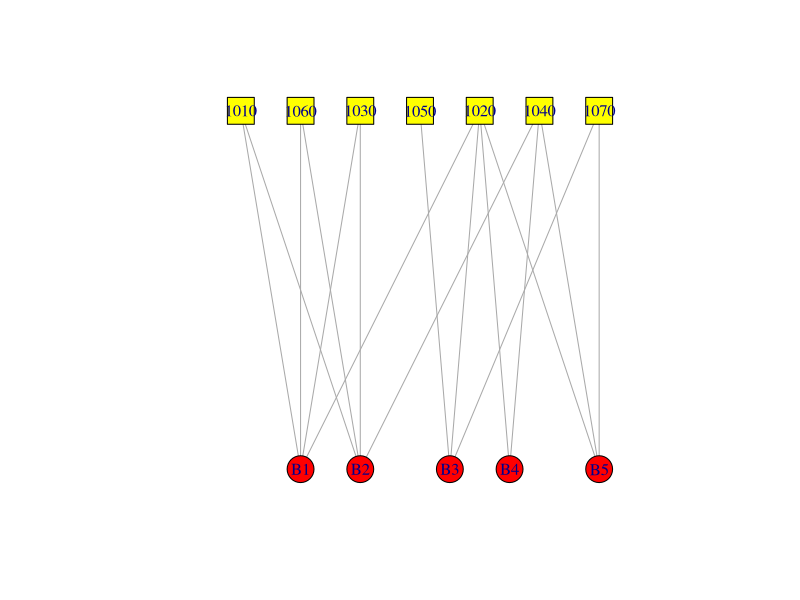
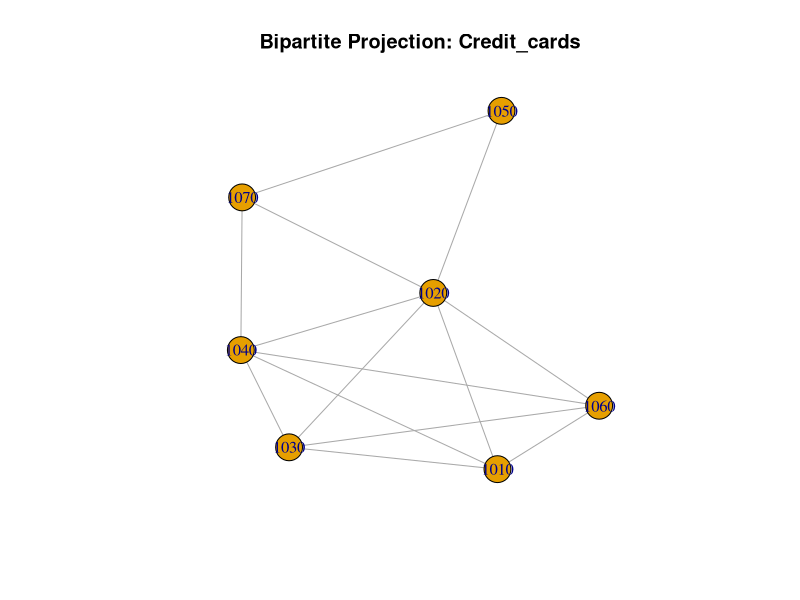
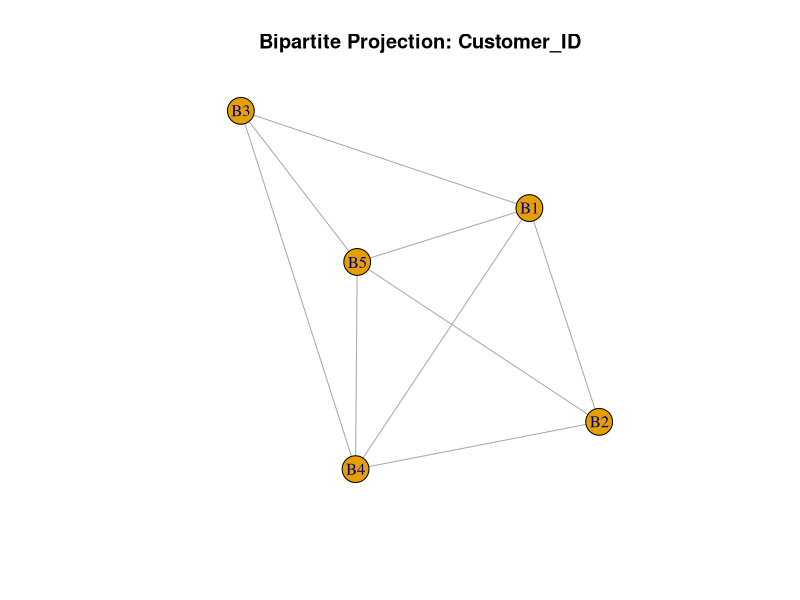
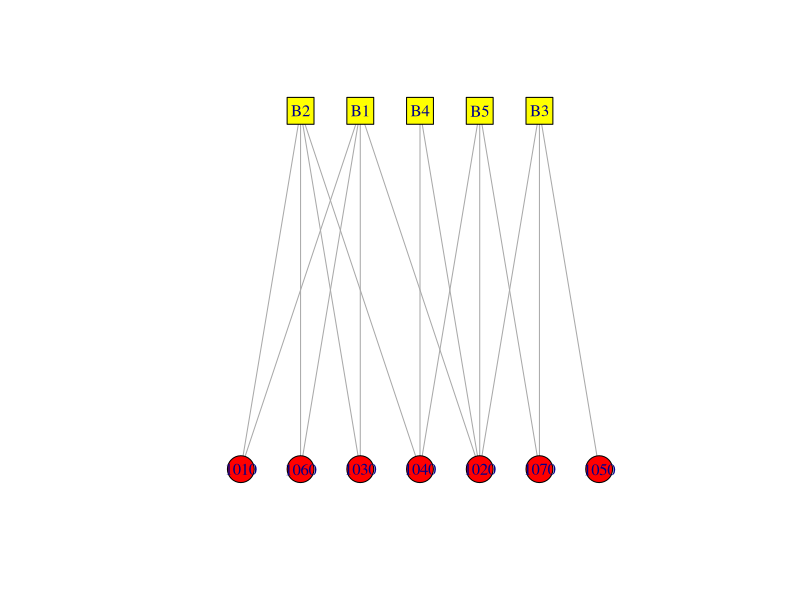

These figures' R source, in order:
#install.packages("igraph")
#Use the library "igraph"
library(igraph)

#An empty bipartite network
g <- graph.empty(directed = F)
#The nodes in nodelist1, and nodelist2 are unique values.
nodelist1<- c("1030", "1010", "1060", "1050", "1020", "1040", "1070")
nodelist2 <-c("B1", "B2","B3","B4", "B5") 
#The list of edges
edge.list <- c("B1", "1030", "B1", "1010", "B1", "1060", "B1", "1020", "B2", "1030", 
               "B2", "1010", "B2", "1060", "B2", "1040", "B3", "1050", "B3", "1020", "B3","1070", "B4","1020","B4","1040","B5","1020","B5","1040","B5","1070")
#add nodes: "TRUE" or "FALSE" in "type" indicate two modes of nodes.
g <- add.vertices(g,nv=length(nodelist1),attr=list(name=nodelist1), type=rep(FALSE,length(nodelist1)))
g <- add.vertices(g,nv=length(nodelist2),attr=list(name=nodelist2), type=rep(TRUE,length(nodelist2)))
g <- add.edges(g,edge.list)


#Incidence matrix computation
incidence<-as_incidence_matrix(g)

#Print out the created bipartite network
print(g, v=TRUE)
shape <- ifelse(V(g)$type, "circle", "square") # assign shape by node type
col <- ifelse(V(g)$type, "red", "yellow") # assign color by node type
plot(g, vertex.shape = shape, layout=layout_as_bipartite, vertex.color = col)


#Project to one-mode
proj.g <- bipartite.projection(g)

plot(proj.g[[1]], main = "Bipartite Projection: Credit_cards")
plot(proj.g[[2]], main = "Bipartite Projection: Customer_ID")

#Compute the matrix P
P<-t(incidence)%*%incidence

#Create a bipartite matrix using a dataframe
data_bipartite<-data.frame("Credit_cards"=c("B1", "B1", "B1", "B1", "B2", "B2", "B2", "B2", "B3", "B3", "B3", "B4", "B4", "B5", "B5", "B5"),
                           "Customer_ID"=c("1030", "1010", "1060", "1020", "1030", "1010", "1060", "1040", "1050", "1020", "1070", "1020", "1040","1020","1040","1070"))
nodelist1<- unique(data_bipartite$Credit_cards)
nodelist2 <- unique(data_bipartite$Customer_ID)
edges.list<-as.vector(t(as.matrix(data.frame(data_bipartite))))
g <- graph.empty(directed = F)
g <- add.vertices(g,nv=length(nodelist1),attr=list(name=nodelist1), type=rep(FALSE,length(nodelist1)))
g <- add.vertices(g,nv=length(nodelist2),attr=list(name=nodelist2), type=rep(TRUE,length(nodelist2)))
g <- add.edges(g,edges.list)

shape <- ifelse(V(g)$type, "circle", "square") # assign shape by node type
col <- ifelse(V(g)$type, "red", "yellow") # assign color by node type
plot(g, vertex.shape = shape, layout=layout_as_bipartite, vertex.color = col)

